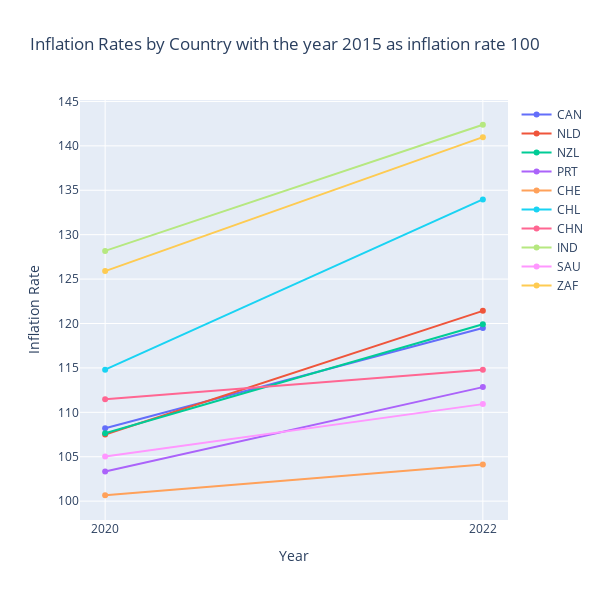

Source (notebook cell):
### Markdown cell above
## Perspective 1: Inflation has a minimal impact on happiness. 
While inflation is an important economic indicator, its influence on happiness might be overshadowed by other factors. This perspective suggests that while economic stability is crucial, it may not be the sole determinant of happiness. To see if this perspective is valid, three visualisations have been created.

The first visualisation illustrates the increase the inflation between the years 2020 and 2022 per selected country.

### Code cell
# Define the colors
colors = ['rgb(102,194,165)', 'rgb(252,141,98)', 'rgb(141,160,203)']

# Create the layout
layout = go.Layout(
    xaxis=go.layout.XAxis(
        type='category',  # The x-axis type is categorical
        tickvals=['2020', '2022'],  # Set custom tick values
        ticktext=['2020', '2022'],  # Set custom tick labels
    ),
#     yaxis=go.layout.YAxis(
#         tickformat="%",  # Format the y-axis labels as percentage
#     ),
    width=600,
    height=600
)

# Define the data
data = []
for country in inflation2020['LOCATION'].unique():
    # Extract the data for each country
    country_data_2020 = inflation2020[inflation2020['LOCATION'] == country]
    country_data_2022 = inflation2022[inflation2022['LOCATION'] == country]
    
    # Create a trace for each country
    trace = go.Scatter(
        x=['2020', '2022'],
        y=[country_data_2020['Value'].iloc[0], country_data_2022['Value'].iloc[0]],
        mode='lines+markers',
        name=country,
#         marker=dict(color=colors)  # Randomly assign a color from the predefined colors
    )
    
    data.append(trace)

# Create the figure with data and layout
fig = go.Figure(data=data, layout=layout)

# Update the layout and labels
fig.update_layout(
    title="Inflation Rates by Country with the year 2015 as inflation rate 100",
    xaxis_title="Year",
    yaxis_title="Inflation Rate",
)

# Display the graph
fig.show()

### Figure 1 — Plotly figure (JSON) as saved in the notebook; plotly's stock layout.template omitted (floating-point values rounded to 4 significant figures)
{"data": [{"mode": "lines+markers", "name": "CAN", "type": "scatter", "x": ["2020", "2022"], "y": [108.2, 119.5]}, {"mode": "lines+markers", "name": "NLD", "type": "scatter", "x": ["2020", "2022"], "y": [107.5, 121.4]}, {"mode": "lines+markers", "name": "NZL", "type": "scatter", "x": ["2020", "2022"], "y": [107.6, 119.9]}, {"mode": "lines+markers", "name": "PRT", "type": "scatter", "x": ["2020", "2022"], "y": [103.3, 112.8]}, {"mode": "lines+markers", "name": "CHE", "type": "scatter", "x": ["2020", "2022"], "y": [100.7, 104.1]}, {"mode": "lines+markers", "name": "CHL", "type": "scatter", "x": ["2020", "2022"], "y": [114.8, 134.0]}, {"mode": "lines+markers", "name": "CHN", "type": "scatter", "x": ["2020", "2022"], "y": [111.5, 114.8]}, {"mode": "lines+markers", "name": "IND", "type": "scatter", "x": ["2020", "2022"], "y": [128.2, 142.4]}, {"mode": "lines+markers", "name": "SAU", "type": "scatter", "x": ["2020", "2022"], "y": [105.0, 110.9]}, {"mode": "lines+markers", "name": "ZAF", "type": "scatter", "x": ["2020", "2022"], "y": [125.9, 141.0]}], "layout": {"height": 600, "title": {"text": "Inflation Rates by Country with the year 2015 as inflation rate 100"}, "width": 600, "xaxis": {"ticktext": ["2020", "2022"], "tickvals": ["2020", "2022"], "title": {"text": "Year"}, "type": "category"}, "yaxis": {"title": {"text": "Inflation Rate"}}}}
